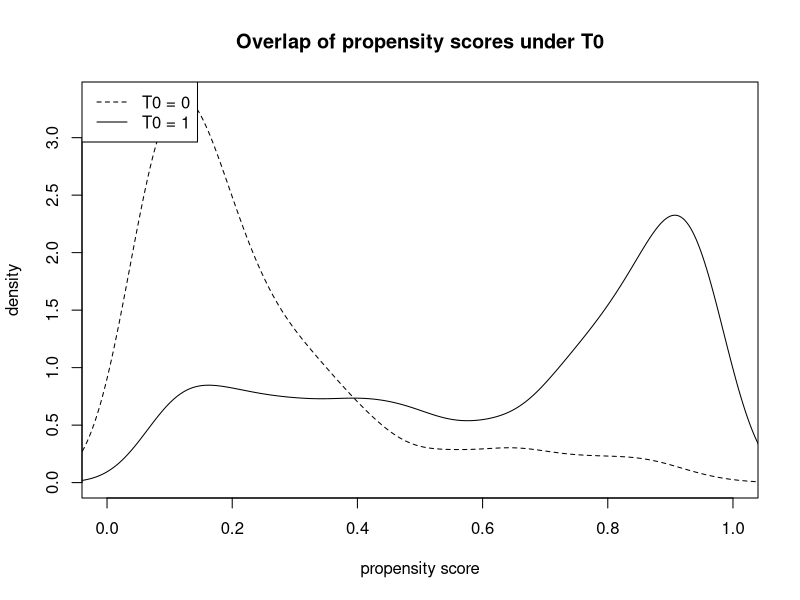
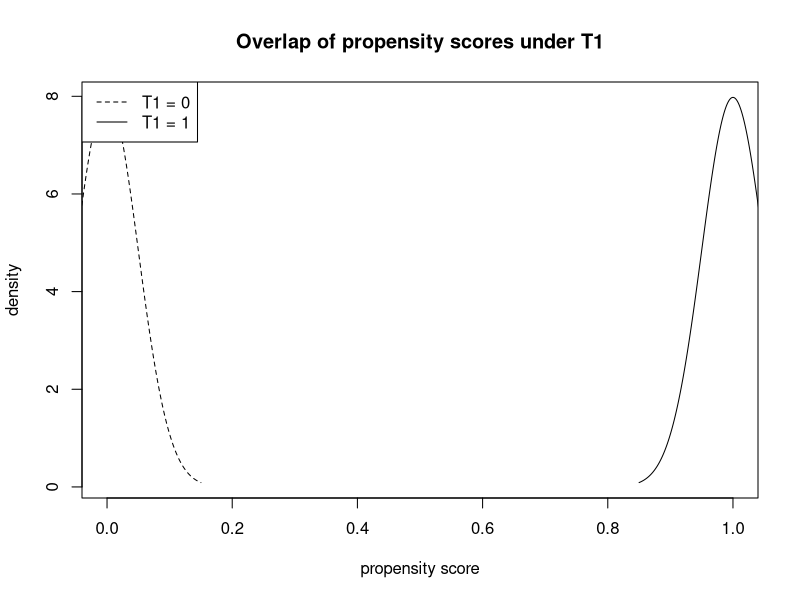
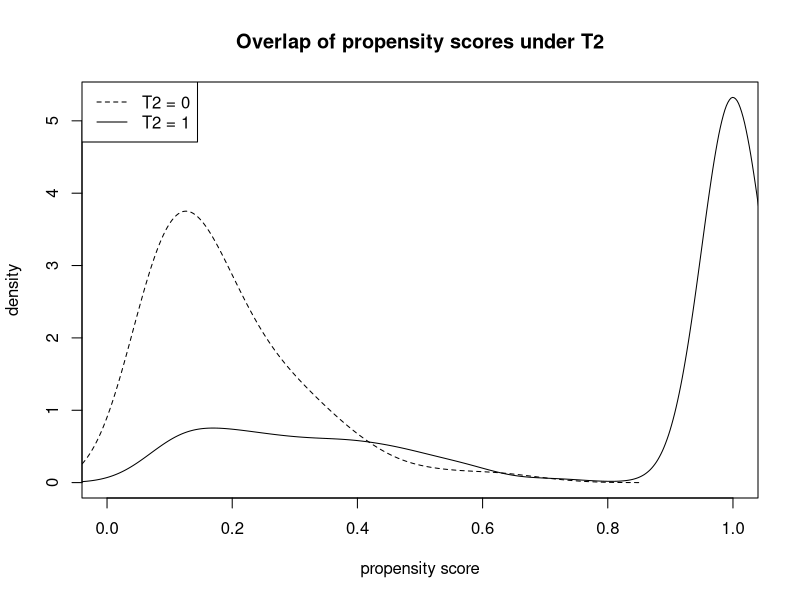

These figures' R source, in order:
# adapted from Intro to Causal inference with R (Brumback)

get_densities <- function(trt, ehat, bw=0.05) {
  dens_control <- density(ehat[trt==0], bw = bw)
  dens_trt <- density(ehat[trt==1], bw = bw)
  
  densities <- list("control" = dens_control, 
                    "trt" = dens_trt)
}

setup_overlap_plot <- function(densities, title) {
  rng <- range(
    range(densities[["trt"]]$y), 
    range(densities[["control"]]$y)
  )
  plot(c(0,1), rng, type = "n", 
       xlab = "propensity score", 
       ylab = "density", main = title) 
}

prop_overlap <- function() {
  # Generate confounders
  H1 <- rnorm(1000) 
  H2 <- rbinom(1000, 1, 0.3)
  
  # Generate treatment according to a propensity score model that will produce overlap
  e0 <- plogis(-1.5 + H1 + 3*H2)
  T0 <- rbinom(1000, 1, e0)
  
  # Generate treatment according to two different propensity score models that will not produce overlap
  T1 <- H2
  T2 <- pmax(T0, T1)
  
  # Estimate propensity scores in each scenario
  e0hat <- fitted(glm(T0 ~ H1 + H2, family = binomial))
  e1hat <- fitted(glm(T1 ~ H1 + H2, family = binomial))
  e2hat <- fitted(glm(T2 ~ H1 + H2, family = binomial))
  
  # Plot overlap of propensity scores in each case

  # With T0
  d0 <- get_densities(T0, e0hat)
  setup_overlap_plot(d0, "Overlap of propensity scores under T0")
  lines(d0[["control"]], lty = 2)
  lines(d0[["trt"]], lty = 1)
  legend("topleft", c("T0 = 0", "T0 = 1"), lty = c(2,1))
  
  # With T1
  d1 <- get_densities(T1, e1hat)
  setup_overlap_plot(d1, "Overlap of propensity scores under T1")
  lines(d1[["control"]], lty = 2)
  lines(d1[["trt"]], lty = 1)
  legend("topleft", c("T1 = 0", "T1 = 1"), lty = c(2,1))
  
  # With T2
  d2 <- get_densities(T2, e2hat)
  setup_overlap_plot(d2, "Overlap of propensity scores under T2")
  lines(d2[["control"]], lty = 2)
  lines(d2[["trt"]], lty = 1)
  legend("topleft", c("T2 = 0", "T2 = 1"), lty = c(2,1))
  
}

prop_overlap()


